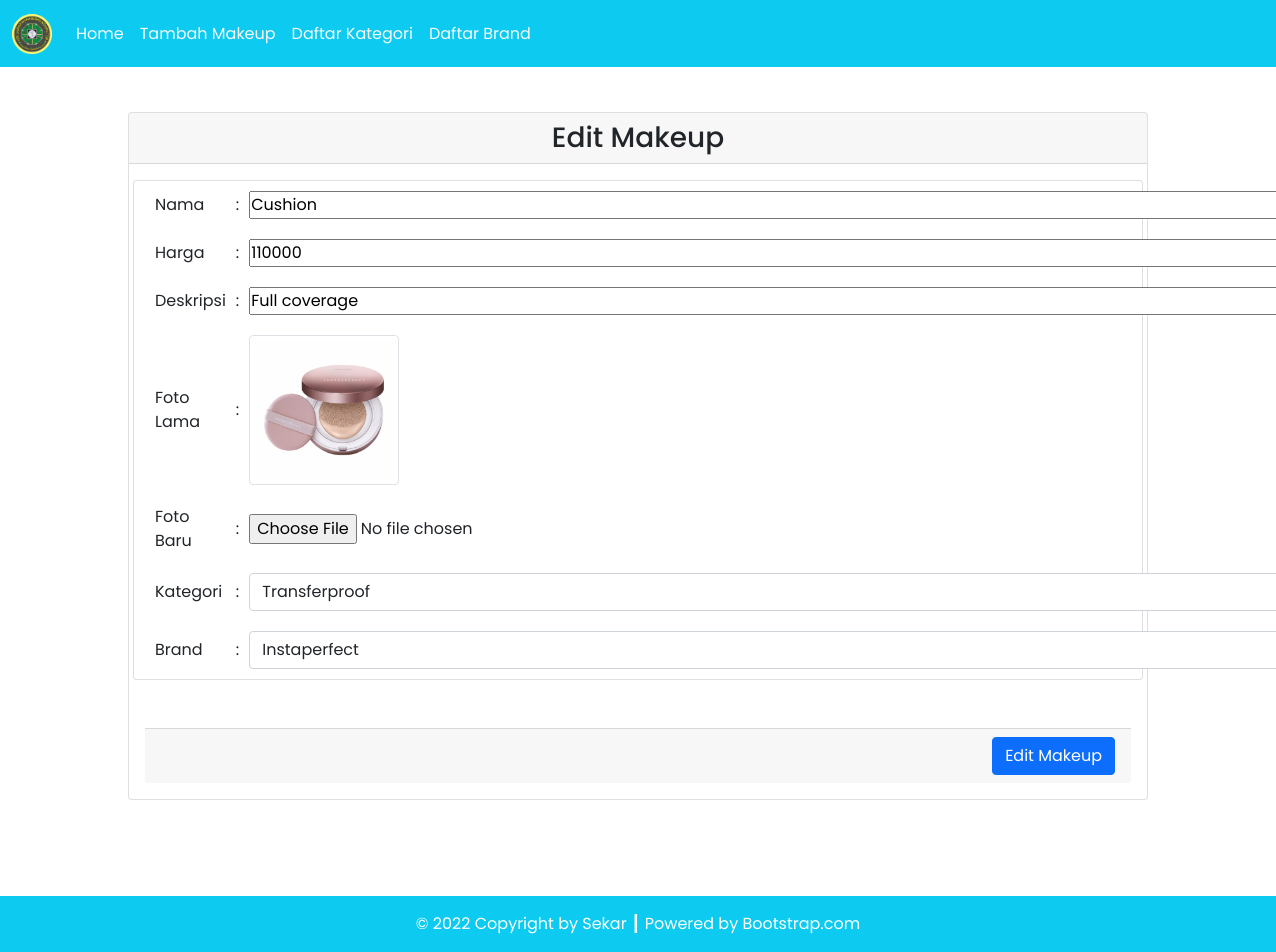
The app's page /source_code/edit.php?id=1 with its own data.
### tables this page shows
CREATE TABLE `makeup` (
  `makeup_id` int(11) NOT NULL AUTO_INCREMENT,
  `makeup_foto` varchar(255) NOT NULL,
  `makeup_nama` varchar(100) NOT NULL,
  `makeup_harga` varchar(100) NOT NULL,
  `makeup_deskripsi` varchar(100) NOT NULL,
  `kategori_id` int(11) NOT NULL,
  `brand_id` int(11) NOT NULL,
  PRIMARY KEY (`makeup_id`),
  KEY `brand_C` (`brand_id`),
  KEY `kategori_C` (`kategori_id`),
  CONSTRAINT `brand_C` FOREIGN KEY (`brand_id`) REFERENCES `brand` (`brand_id`) ON DELETE CASCADE ON UPDATE CASCADE,
  CONSTRAINT `kategori_C` FOREIGN KEY (`kategori_id`) REFERENCES `kategori` (`kategori_id`) ON DELETE CASCADE ON UPDATE CASCADE
);

### source_code/config/db.php (called while the page is built)
<?php
$DB_HOST = "localhost";
$DB_USERNAME = "root";
$DB_PASSWORD = "";
$DB_NAME = "db_tp3dpbo";

### source_code/classes/Kategori.php (called while the page is built, shortened)
<?php
class Kategori extends DB
{
    function getKategoriArray()
    {
        $query = "SELECT kategori_id, kategori_nama FROM kategori";
        $result = $this->executeKhusus($query);
        $data = array();
        while ($row = mysqli_fetch_assoc($result)) {
            $data[] = $row;
        }
        return $data;
    }
}

### source_code/classes/DB.php (called while the page is built, shortened)
<?php
class DB
{
    private $hostname;
    private $username;
    private $password;
    private $dbname;
    private $conn;
    private $result;
    function __construct($hostname, $username, $password, $dbname)
    {
        $this->hostname = $hostname;
        $this->username = $username;
        $this->password = $password;
        $this->dbname = $dbname;
    }
    function open()
    {
        $this->conn = mysqli_connect($this->hostname, $this->username, $this->password, $this->dbname);
    }
    function execute($query)
    {
        $this->result = mysqli_query($this->conn, $query);
    }
    function executeKhusus($query) {
        $result = mysqli_query($this->conn, $query);
        return $result;
    }
    function getResult()
    {
        return mysqli_fetch_array($this->result);
    }
}

### source_code/classes/Makeup.php (called while the page is built, shortened)
<?php
class Makeup extends DB
{
    function getmakeupById($id)
    {
        $query = "SELECT * FROM makeup JOIN kategori ON makeup.kategori_id=kategori.kategori_id JOIN brand ON makeup.brand_id=brand.brand_id WHERE makeup_id=$id";
        return $this->execute($query);
    }
}

### source_code/classes/Brand.php (called while the page is built, shortened)
<?php
class Brand extends DB
{
    function getBrandArray()
    {
        $query = "SELECT brand_id, brand_nama FROM brand";
        $result = $this->executeKhusus($query);
        $data = array();
        while ($row = mysqli_fetch_assoc($result)) {
            $data[] = $row;
        }
        return $data;
    }
}

### source_code/edit.php (the view, shortened to what this page needs)
<?php
include ('config/db.php');
include ('classes/DB.php');
include ('classes/Kategori.php');
include ('classes/Brand.php');
include ('classes/Makeup.php');
$listmakeup = new Makeup($DB_HOST, $DB_USERNAME, $DB_PASSWORD, $DB_NAME);
$listmakeup->open();
if (isset($_GET['id'])) {
    $id = $_GET['id'];
    if ($id > 0) {
        $listmakeup->getmakeupById($id);
        $row = $listmakeup->getResult();
        if ($row) {
            $kategoriInstance = new Kategori($DB_HOST, $DB_USERNAME, $DB_PASSWORD, $DB_NAME);
            $kategoriInstance->open();
            $dataKategori = $kategoriInstance->getKategoriArray();
            $optionsKategori = '';
            foreach ($dataKategori as $kategori) {
                $selected = ($kategori['kategori_id'] == $row['kategori_id']) ? 'selected' : '';
                $optionsKategori .= "<option value='{$kategori['kategori_id']}' $selected>{$kategori['kategori_nama']}</option>";
            }
            $brandInstance = new Brand($DB_HOST, $DB_USERNAME, $DB_PASSWORD, $DB_NAME);
            $brandInstance->open();
            $dataBrand = $brandInstance->getBrandArray();
            $optionsBrand = '';
            foreach ($dataBrand as $brand) {
                $selected = ($brand['brand_id'] == $row['brand_id']) ? 'selected' : '';
                $optionsBrand .= "<option value='{$brand['brand_id']}' $selected>{$brand['brand_nama']}</option>";
            }
            $formMakeup = '<div class="card-header text-center">
                        <h3 class="my-0">Edit Makeup</h3>
                    </div>
                    <div class="card-body text-end">
                        <form action="edit.php?id=' . $id . '" method="POST" enctype="multipart/form-data">
                            <div class="row mb-5">
                                <div class="card px-3">
                                    <table border="0" class="text-start">
                                        <tr>
                                            <td><label for="makeup_nama">Nama</label></td>
                                            <td>:</td>
                                            <td><input type="text" id="makeup_nama" name="makeup_nama" value="' . $row['makeup_nama'] . '" style="width: 1050px;"></td>
                                        </tr>
                                        <tr>
                                            <td><label for="makeup_harga">Harga</label></td>
                                            <td>:</td>
                                            <td><input type="text" id="makeup_harga" name="makeup_harga" value="' . $row['makeup_harga'] . '" style="width: 1050px;"></td>
                                        </tr>
                                        <tr>
                                            <td><label for="makeup_deskripsi">Deskripsi</label></td>
                                            <td>:</td>
                                            <td><input type="text" id="makeup_deskripsi" name="makeup_deskripsi" value="' . $row['makeup_deskripsi'] . '" style="width: 1050px;"></td>
                                        </tr>
                                        <tr>
                                            <td><label for="makeup_foto">Foto Lama</label></td>
                                            <td>:</td>
                                            <td><img src="assets/images/' . $row['makeup_foto'] . '" class="img-thumbnail" alt="' . $row['makeup_foto'] . '" width="100"></td>
                                        </tr>
                                        <tr>
                                            <td><label for="makeup_foto">Foto Baru</label></td>
                                            <td>:</td>
                                            <td><input type="file" name="makeup_foto" accept="image/*"></td>
                                        </tr>
                                        <tr>
                                <td><label for="kategori_id">Kategori</label></td>
                                <td>:</td>
                                <td>
                                    <select class="form-control" id="kategori_id" name="kategori_id">
                                        ' . $optionsKategori . '
                                    </select>
                                </td>
                            </tr>
                            <tr>
                                <td><label for="brand_id">Brand</label></td>
                                <td>:</td>
                                <td>
                                    <select class="form-control" id="brand_id" name="brand_id">
                                        ' . $optionsBrand . '
                                    </select>
                                </td>
                            </tr>
                                    </table>
                                </div>
                            </div>
                            <div class="card-footer text-end">
                                <button type="submit" class="btn btn-primary" name="submit">Edit Makeup</button>
                            </div>
                        </form>
                    </div>';
        } else {
            $message = 'Data makeup tidak ditemukan.';
        }
    } else {
        $message = 'ID makeup tidak valid.';
    }
} else {
    $message = 'ID makeup tidak diberikan.';
}

### records on screen
makeup: makeup_nama "Cushion", makeup_harga "110000", makeup_deskripsi "Full coverage", makeup_foto (picture)

### other values on screen
$this->content "Home Tambah Makeup Daftar Kategori Daftar Brand © 2022 Copyright by Sekar ┃ Powered by Bootstrap.com"
form field kategori_id "Transferproof"
form field brand_id "Instaperfect"
